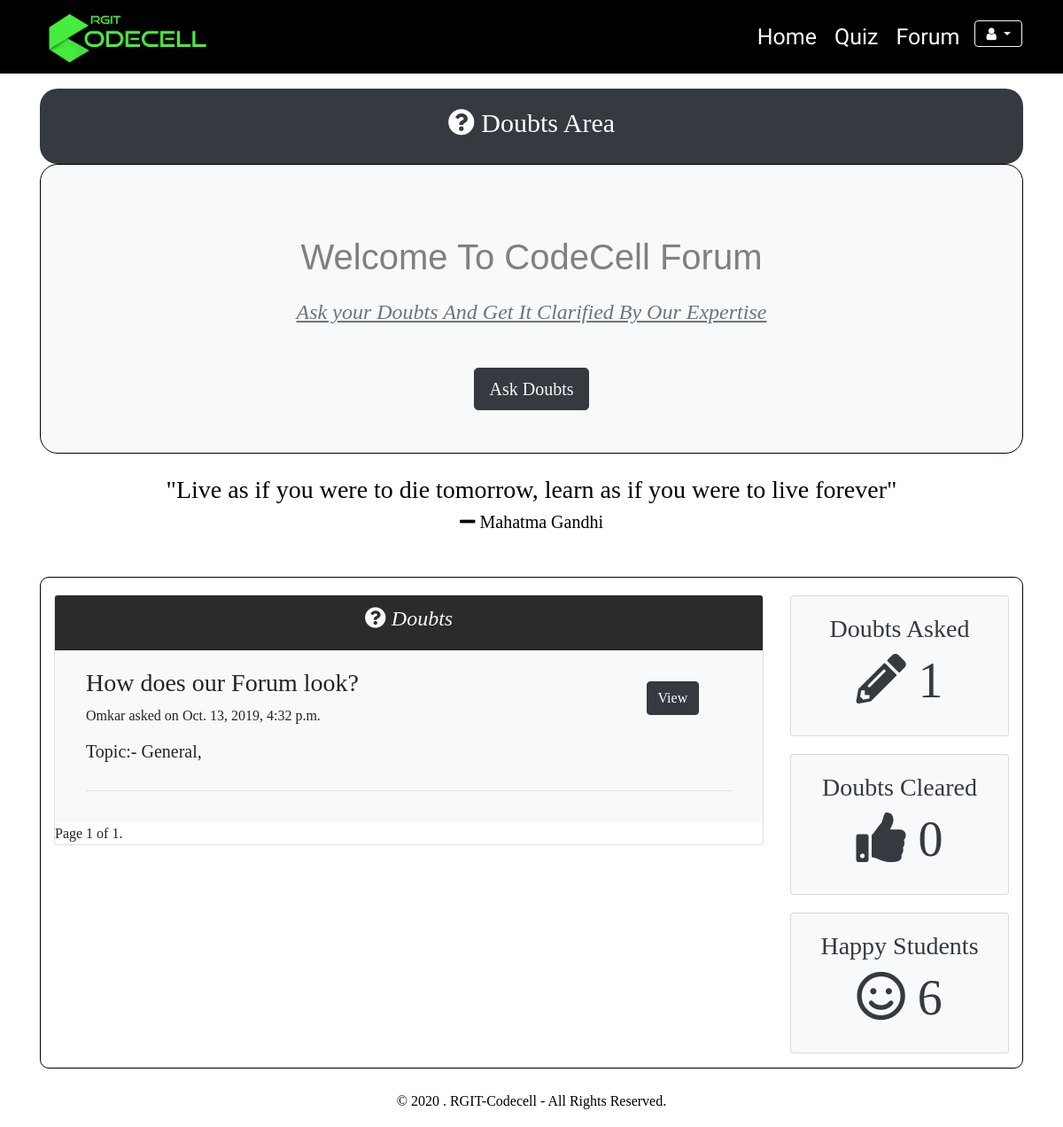
The page /forum/ (signed in) on the database its author committed.
### Forum/models.py (models this page shows, shortened)
class Forum_question(models.Model):
    question = models.CharField(max_length = 200, verbose_name = "Question Text", unique = True, blank = False, null = False)
    description = models.CharField(max_length = 500, verbose_name = "Question Description", unique = False, blank = True)
    topic = models.ManyToManyField(Topic, verbose_name = "Topic")
    user = models.ForeignKey(User, on_delete = models.CASCADE, verbose_name = "Question Author")
    asked_on = models.DateTimeField(auto_now_add = True, verbose_name = "Asked on ")
    views = models.IntegerField(verbose_name = "Views", default = 0, blank = False, null = False)
    upvotes = models.IntegerField(verbose_name = "Upvotes", default = 0, blank = False, null = False)
    class meta:
        verbose_name = "Question"
        verbose_name_plural = "Questions"

class Topic(models.Model):
    title = models.CharField(max_length = 100, verbose_name = "Title", unique = True, blank = False, null = False)
    description = models.CharField(max_length = 500, verbose_name = "Description", blank = True)
    def __str__(self):
        return self.title

### Forum/views.py (the view)
# urls.py: path('', views.forum_home, name = "forum_home"),
def forum_home(request, *args, **kwargs):
    No_of_questions_in_single_page = 25
    questions = Forum_question.objects.all().order_by('-asked_on')
    paginator = Paginator(questions, No_of_questions_in_single_page )
    page = request.GET.get('page')
    question_list = paginator.get_page(page)
    return render(request,'Forum/Forum_home.html',{'question_list':question_list})

### Accounts/models.py (called while the page is built)
def doubts_asked(self):
    return Forum_question.objects.all().filter(user = self).count()

def doubts_solved(self):
    return Forum_answer.objects.all().filter(user = self).count()

def total_users(self):
    return User.objects.all().count()

### Forum/templates/Forum/Forum_home.html (shortened to what this page needs)
{% extends 'Accounts/base.html' %}
{% load static %}
{% block content %}
<div class="container" >
  <div class="main">
      <header id="main-header" class="py-2 bg-dark text-light " style="border-radius: 20px;margin-top: 100px">
        <div class="container">
          <div class="row">
            <div class="col-md-12">
              <p style="font-size: 30px;color: white;text-align: center;margin-top: 1vh"><i class="fas fa-question-circle"></i> Doubts Area</p>
            </div>
          </div>
        </div>
      </header>
           <div style="border:1px solid black; width:100%; height:auto;border-radius: 20px ;" class="back bg-light" >
               <h1  class="font" style="text-align:center; padding-top:10vh;font-size: 2.5em;color: grey">Welcome To CodeCell Forum</h1>
               <h4 class="text-muted" style="text-align:center;margin-top: 3vh"><u><i>Ask your Doubts And Get It Clarified By Our Expertise</i></u></h5>
               <div class="form-group">
      <div class="text-center">
        <a href="{% url 'ask_question' %}" style="text-decoration:none;"><button type="button" class="btn btn-dark text-light btn-lg" style="margin-top:5vh;margin-bottom: 4vh">Ask Doubts</button></a>
      </div></a>
    </div>
  </div>
  </div>
  <div class="container" style="margin-bottom:50px;">
      <h3 style="text-align:center;color: black;margin-top: 3vh">"Live as if you were to die tomorrow, learn as if you were to live forever"</h3>
      <h5 style="text-align:center;color: black" ><i class="fas fa-minus"></i> Mahatma Gandhi</h5>
  </div>
  <section id="profile">
    <div class="container" style="margin-bottom: 20px;border: 1px solid black;border-radius: 10px">
      <div class="row">
        <div class="col-md-9" style="margin-top:19px;">
          <div class="card" style="margin: 1px solid black">
            <div class="card-header text-light" style="background:#292b2c">
              <h4 class="text-center">
                <i><i class="fas fa-question-circle"></i> Doubts</i>
              </h4>
            </div>
            {% for i in question_list %}
            <div class="card-body bg-light">
              <div class="container ">
                <div class="row">
                  <div class="col-md-10 ">
                      <h3>{{ i.question }}</h3>
                          {{ i.user }} asked on {{ i.asked_on }}
                  </div>
                  <br/>
                  <div class="col-md-2">
                    <a href="{% url 'answer_list' pk=i.pk %}"><button style="margin-top:15px;" class="btn  btn-dark">View</button></a>
                  </div>
                </div>
                <div class="row">
                  <div class="col-md-6">
                    <p><h5>Topic:- {% for j in i.topic.all %} {{j}},  {%endfor%}</h5> </p>
                  </div>
                </div>
                <hr />
              </div>
            </div>
            {% endfor %}
        <div class="pagination">
          <span class="step-links">
              <span class="current">
                  Page {{ question_list.number }} of {{ question_list.paginator.num_pages }}.
              </span>
          </span>
        </div>
      </div>
    </div>
        <div class="col-md-3">
          <div style="margin-top:20px;">
            <div class="card text-center bg-light text-dark mb-3">
              <div class="card-body">
                <h3>Doubts Asked</h3>
                <h4 class="display-4">
                  <i class="fas fa-pencil-alt"></i>
                  {% if user.is_authenticated %} {{ user.doubts_asked}} {% else %} -- {% endif %}
                </h4>
              </div>
            </div>
          </div>
          <div style="margin-top:20px;">
            <div class="card text-center bg-light text-dark mb-3">
              <div class="card-body">
                <h3>Doubts Cleared</h3>
                <h4 class="display-4">
                  <i class="fas fa-thumbs-up"></i>
                  {% if user.is_authenticated %} {{ user.doubts_solved}} {% else %} -- {% endif %}
                </h4>
              </div>
            </div>
          </div>
          <div style="margin-top:20px;">
            <div class="card text-center bg-light text-dark mb-3">
              <div class="card-body">
                <h3>Happy Students</h3>
                <h4 class="display-4"><i class="far fa-smile"></i> {% if user.is_authenticated %} {{user.total_users}} {% else %} 100+ {% endif %}</h4>
              </div>
            </div>
          </div>
        </div>
      </div>
    </div>
  </section>
  </div>
{% endblock %}

### Accounts/static/Accounts/styles.css (style rules this page uses)
html { scroll-behavior: smooth; }
p { font-size: 20px; }
h1 { font-size: 5vmax; color: white; }

### Forum/templates/Forum/Forum_home.html (style rules this page uses)
h1.font { font-family: 'Acme', sans-serif; }
div.back { background: #e5efac; }

### rows shown on the page
Forum_question: question "How does our Forum look?", user "Omkar", asked_on "Oct. 13, 2019, 4:32 p.m."
Topic: title "General"

### other values the page prints
{{ question_list.number }} "1"
{{ question_list.paginator.num_pages }} "1"
{{ user.doubts_asked }} "1"
{{ user.doubts_solved }} "0"
{{ user.total_users }} "6"
